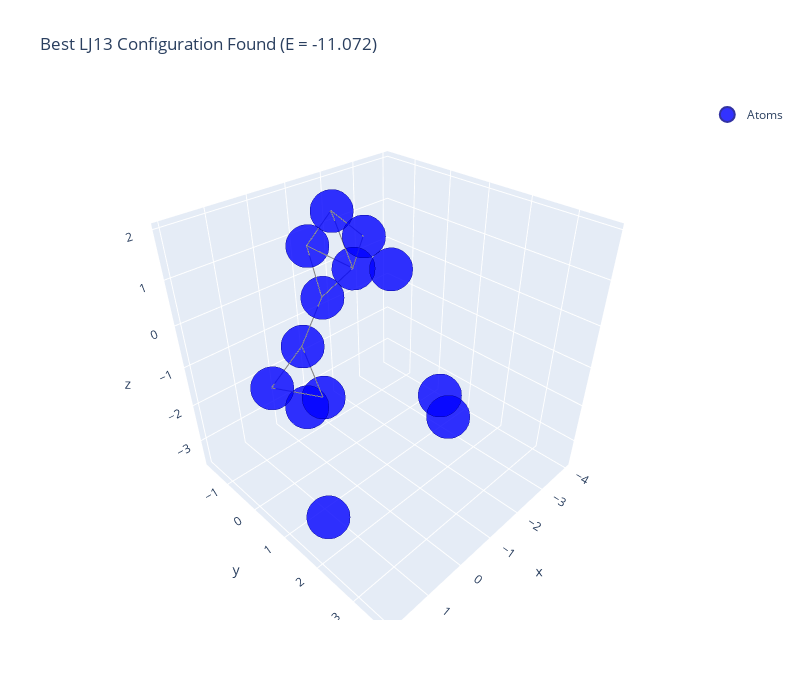

The code cell stored with this chart in its notebook:
### Code cell
# Visualize best configuration
x_best_np = best_x.detach().cpu().numpy()

# Compute pairwise distances
E_best, V_best = lennard_jones_energy(best_x)

fig = go.Figure()

# Draw atoms
fig.add_trace(go.Scatter3d(
    x=x_best_np[:, 0],
    y=x_best_np[:, 1],
    z=x_best_np[:, 2],
    mode='markers',
    marker=dict(size=15, color='blue', opacity=0.8, line=dict(width=2, color='darkblue')),
    name="Atoms",
))

# Draw bonds (for nearest neighbors, roughly r < 1.5σ)
diff = best_x.unsqueeze(0) - best_x.unsqueeze(1)
dist = diff.norm(dim=-1).cpu().detach().numpy()

bond_threshold = 1.5  # Rough cutoff for visualization
for i in range(N_atoms):
    for j in range(i+1, N_atoms):
        if dist[i, j] < bond_threshold:
            fig.add_trace(go.Scatter3d(
                x=[x_best_np[i, 0], x_best_np[j, 0]],
                y=[x_best_np[i, 1], x_best_np[j, 1]],
                z=[x_best_np[i, 2], x_best_np[j, 2]],
                mode='lines',
                line=dict(color='gray', width=2),
                showlegend=False,
            ))

fig.update_layout(
    title=f"Best LJ13 Configuration Found (E = {best_E:.3f})",
    scene=dict(
        xaxis_title="x",
        yaxis_title="y",
        zaxis_title="z",
        aspectmode='cube',
    ),
    width=800,
    height=700,
)
fig.show()

print(f"\nStructure analysis:")
print(f"  Center of mass: [{x_best_np.mean(axis=0)[0]:.3f}, {x_best_np.mean(axis=0)[1]:.3f}, {x_best_np.mean(axis=0)[2]:.3f}]")
print(f"  Radius of gyration: {np.sqrt(((x_best_np - x_best_np.mean(axis=0))**2).sum(axis=1).mean()):.3f}")
print(f"  Min pairwise distance: {dist[dist > 0].min():.3f}")
print(f"  Max pairwise distance: {dist.max():.3f}")

### Figure 1 — Plotly figure (JSON) as saved in the notebook; plotly's stock layout.template omitted (floating-point values rounded to 4 significant figures)
{"data": [{"marker": {"color": "blue", "line": {"color": "darkblue", "width": 2}, "opacity": 0.8, "size": 15}, "mode": "markers", "name": "Atoms", "type": "scatter3d", "x": [0.01679, -0.9648, -0.9217, -2.491, 0.8016, 0.1045, -0.6849, 1.952, 1.001, -3.971, -0.6521, -0.875, -0.8064], "y": [-0.5013, -0.4319, 0.1652, 1.543, 3.687, 0.1633, 0.7061, 2.221, -0.4076, -1.576, -0.5217, -1.674, -1.065], "z": [-0.756, 1.944, 0.9667, -2.8, 0.7802, -1.672, 1.877, -2.231, -1.292, -0.7174, 0.1416, -3.564, 1.057]}, {"line": {"color": "gray", "width": 2}, "mode": "lines", "showlegend": false, "type": "scatter3d", "x": [0.01679, 0.1045], "y": [-0.5013, 0.1633], "z": [-0.756, -1.672]}, {"line": {"color": "gray", "width": 2}, "mode": "lines", "showlegend": false, "type": "scatter3d", "x": [0.01679, 1.001], "y": [-0.5013, -0.4076], "z": [-0.756, -1.292]}, {"line": {"color": "gray", "width": 2}, "mode": "lines", "showlegend": false, "type": "scatter3d", "x": [0.01679, -0.6521], "y": [-0.5013, -0.5217], "z": [-0.756, 0.1416]}, {"line": {"color": "gray", "width": 2}, "mode": "lines", "showlegend": false, "type": "scatter3d", "x": [-0.9648, -0.9217], "y": [-0.4319, 0.1652], "z": [1.944, 0.9667]}, {"line": {"color": "gray", "width": 2}, "mode": "lines", "showlegend": false, "type": "scatter3d", "x": [-0.9648, -0.6849], "y": [-0.4319, 0.7061], "z": [1.944, 1.877]}, {"line": {"color": "gray", "width": 2}, "mode": "lines", "showlegend": false, "type": "scatter3d", "x": [-0.9648, -0.8064], "y": [-0.4319, -1.065], "z": [1.944, 1.057]}, {"line": {"color": "gray", "width": 2}, "mode": "lines", "showlegend": false, "type": "scatter3d", "x": [-0.9217, -0.6849], "y": [0.1652, 0.7061], "z": [0.9667, 1.877]}, {"line": {"color": "gray", "width": 2}, "mode": "lines", "showlegend": false, "type": "scatter3d", "x": [-0.9217, -0.6521], "y": [0.1652, -0.5217], "z": [0.9667, 0.1416]}, {"line": {"color": "gray", "width": 2}, "mode": "lines", "showlegend": false, "type": "scatter3d", "x": [-0.9217, -0.8064], "y": [0.1652, -1.065], "z": [0.9667, 1.057]}, {"line": {"color": "gray", "width": 2}, "mode": "lines", "showlegend": false, "type": "scatter3d", "x": [0.1045, 1.001], "y": [0.1633, -0.4076], "z": [-1.672, -1.292]}, {"line": {"color": "gray", "width": 2}, "mode": "lines", "showlegend": false, "type": "scatter3d", "x": [-0.6521, -0.8064], "y": [-0.5217, -1.065], "z": [0.1416, 1.057]}], "layout": {"height": 700, "scene": {"aspectmode": "cube", "xaxis": {"title": {"text": "x"}}, "yaxis": {"title": {"text": "y"}}, "zaxis": {"title": {"text": "z"}}}, "title": {"text": "Best LJ13 Configuration Found (E = -11.072)"}, "width": 800}}
